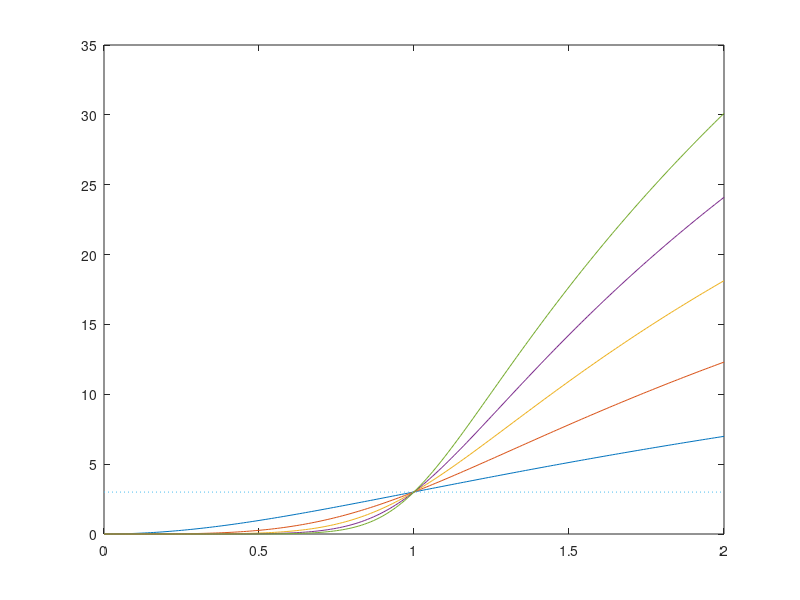

This chart was generated by the following MATLAB code: (Note: this script raises an error after producing the figure.)
%
%   This routine computes the Butterworth lowpass filter
%   response. The computations are performed for filters 
%   of order 1 through 5
% 
%   Copyright (c) 1999 by P.Bretchko and R.Ludwig
%   "RF Circuit Design: Theory and Practice"
%

close all; % close all opened graphs
clear all; % clear all variables
figure;    % open new graph

w=0:0.01:2; % normalized frequency
N=5;        % define the maximum filter order

colormap(lines);
color_map=colormap;
colormap('default');
legend_string=' ';

for n=1:N
   LF=1+w.^(2*n);
   plot(w,10*log10(LF),'color',color_map(n,:));
   hold on;
   legend_string=strcat(legend_string,sprintf('N=%g',n)');
end;
plot([0 2],[3 3],':');
legend(legend_string',2);
text(0.2,3.6,'{\bf3dB}');
title('Butterworth lowpass filter response');
xlabel('Normalized frequency {\Omega}');
ylabel('Insertion loss, dB');
%print -deps 'fig5_16.eps'   % if uncommented -> saves a copy of plot in EPS format

